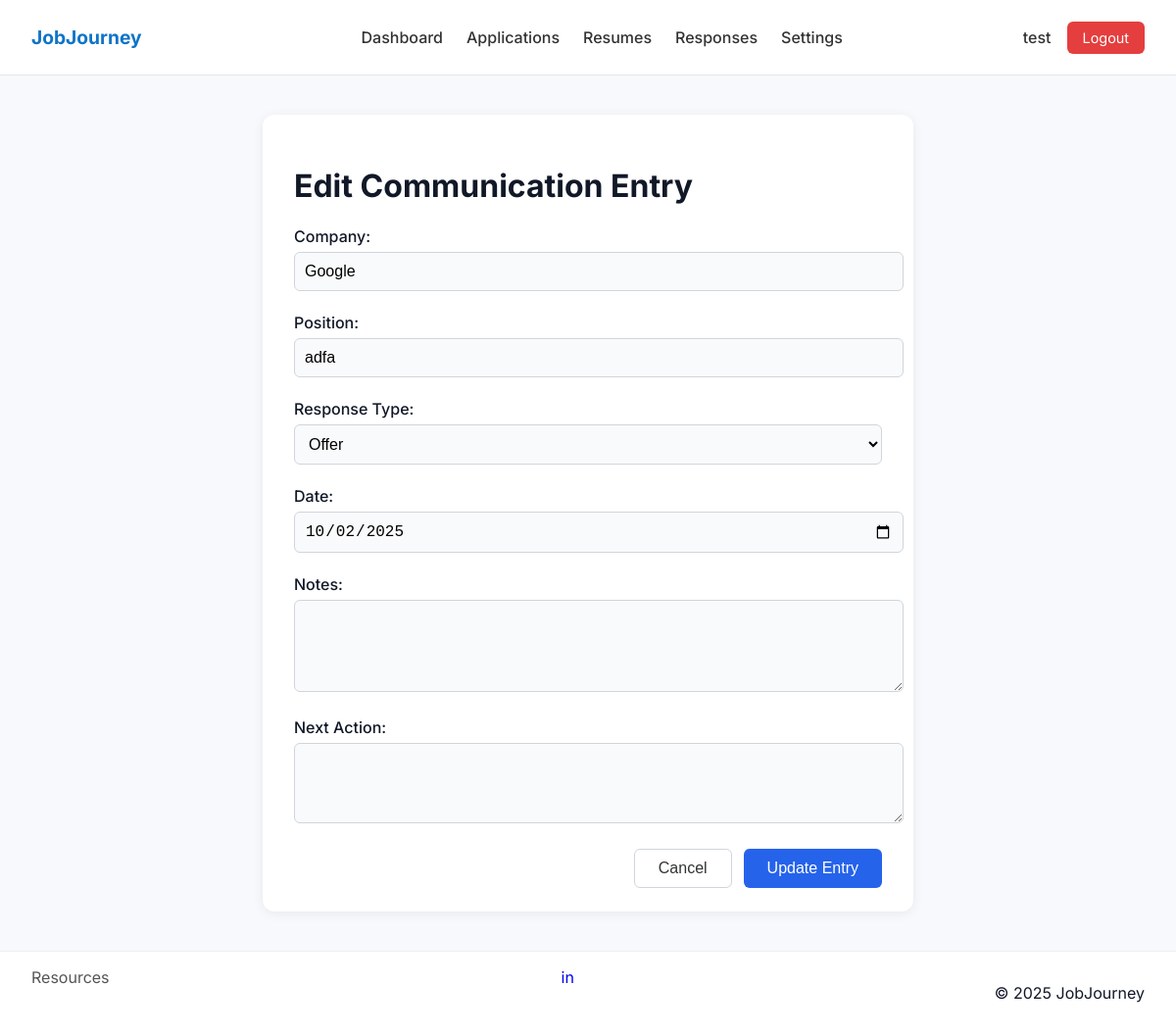
/responses/edit/4/ (signed in), run on the app's committed database.
### resume_app/models.py (models this page shows, shortened)
class Response(models.Model):
    user = models.ForeignKey(User, on_delete=models.CASCADE, related_name='responses')
    job_application = models.ForeignKey(JobApplication, on_delete=models.CASCADE, related_name='responses', null=True, blank=True)
    company = models.CharField(max_length=255)
    position = models.CharField(max_length=255)
    response_type = models.CharField(max_length=50, choices=[
        ("Interview", "Interview"),
        ("Offer", "Offer"),
        ("Rejection", "Rejection"),
        ("Follow-up", "Follow-up"),
        ("Other", "Other"),
    ])
    date = models.DateField()
    notes = models.TextField(blank=True, null=True)
    next_action = models.TextField(blank=True, null=True)
    created_at = models.DateTimeField(auto_now_add=True)

### resume_app/views.py (the view, shortened to what this page needs)
# urls.py: path("responses/edit/<int:response_id>/", views.edit_response, name="edit_response"),
@login_required
def edit_response(request, response_id):
    response_obj = get_object_or_404(Response, id=response_id, user=request.user)
    return render(request, "edit_response.html", {"response": response_obj})

### resume_app/templates/edit_response.html (shortened to what this page needs)
{% extends "base.html" %}
{% block content %}
<div class="centered-card">
<h1>Edit Communication Entry</h1>
<form method="post" class="form">
    <div class="form-group">
        <label for="company">Company:</label>
        <input type="text" id="company" name="company" value="{{ response.company }}" required>
    </div>
    <div class="form-group">
        <label for="position">Position:</label>
        <input type="text" id="position" name="position" value="{{ response.position }}" required>
    </div>
    <div class="form-group">
        <label for="response_type">Response Type:</label>
        <select id="response_type" name="response_type" required>
            <option value="Offer" {% if response.response_type == "Offer" %}selected{% endif %}>Offer</option>
        </select>
    </div>
    <div class="form-group">
        <label for="date">Date:</label>
        <input type="date" id="date" name="date" value="{{ response.date|date:'Y-m-d' }}" required>
    </div>
    <div class="form-group">
        <label for="notes">Notes:</label>
        <textarea id="notes" name="notes" rows="4">{{ response.notes }}</textarea>
    </div>
    <div class="form-group">
        <label for="next_action">Next Action:</label>
        <textarea id="next_action" name="next_action" rows="3">{{ response.next_action }}</textarea>
    </div>
    <div class="form-actions">
        <button onclick="window.history.back()" class="btn btn-cancel">Cancel</button>
        <button type="submit" class="btn btn-save">Update Entry</button>
    </div>
</form>
</div>
{% endblock %}

### resume_app/templates/base.html (shortened to what this page needs)
{% load static %}
<!DOCTYPE html>
<html lang="en">
  <head>
    <link rel="stylesheet" href="{% static 'style.css' %}" />
    <link rel="stylesheet" href="{% static 'resumes.css'%}" />
  </head>
  <body>
    <nav class="navbar">
      <div class="logo">JobJourney</div>
      <ul class="nav-links">
        <li><a href="{% url 'home' %}">Dashboard</a></li>
        <li><a href="{% url 'applications' %}">Applications</a></li>
        <li><a href="{% url 'resumes' %}">Resumes</a></li>
        <li><a href="{% url 'responses' %}">Responses</a></li>
        <li><a href="{% url 'settings' %}">Settings</a></li>
      </ul>
      <div class="profile">
        {% if user.is_authenticated %}
        <div class="user-menu">
          <span class="user-name"
            >{{ user.first_name|default:user.username }}</span
          >
          <a href="{% url 'logout' %}" class="logout-btn">Logout</a>
        </div>
        {% else %}
        <div class="auth-buttons">
          <a href="{% url 'login' %}" class="btn-nav">Login</a>
          <a href="{% url 'register' %}" class="btn-nav">Sign Up</a>
        </div>
        {% endif %}
      </div>
    </nav>
    <main class="container">{% block content %}{% endblock %}</main>
    <footer>
      <div class="footer-links">
        <a href="#">Resources</a>
      </div>
      <div class="footer-icons">
        <a href="#">in</a>
      </div>
      <p class="footer-copy">&copy; 2025 JobJourney</p>
    </footer>
  </body>
</html>

### resume_app/static/style.css (style rules this page uses)
body { margin: 0; font-family: "Inter", sans-serif; background: #f8f9fc; color: #333; }
.navbar { display: flex; justify-content: space-between; align-items: center; padding: 1rem 2rem; background: #fff; border-bottom: 1px solid #eee; }
.logo { font-weight: 700; font-size: 1.2rem; color: #2a6df4; }
.nav-links { list-style: none; display: flex; gap: 1.5rem; }
.nav-links a { text-decoration: none; color: #333; font-weight: 500; }
.profile { display: flex; align-items: center; }
.user-menu { display: flex; align-items: center; gap: 1rem; }
.user-name { font-weight: 500; color: #333; }
.logout-btn { background: #e53e3e; color: white; padding: 0.5rem 1rem; border-radius: 6px; text-decoration: none; font-size: 0.9rem; transition: background-color 0.3s ease; }
footer { display: flex; justify-content: space-between; padding: 1rem 2rem; background: #fff; border-top: 1px solid #eee; }
.footer-links a { margin-right: 1rem; text-decoration: none; color: #555; }
.footer-icons a { margin-left: 1rem; text-decoration: none; }
html, body { height: 100%; }
body { display: flex; flex-direction: column; }
main { flex: 1; }
footer { margin-top: auto; }

### resume_app/static/resumes.css (style rules this page uses)
body { margin: 0; font-family: 'Inter', sans-serif; background: #f8f9fc; color: #111827; }
.navbar { display: flex; justify-content: space-between; align-items: center; background: #fff; border-bottom: 1px solid #e5e7eb; padding: 0.75rem 2rem; }
.navbar .logo { font-weight: 700; font-size: 1.2rem; color: #0f74c7; }

### resume_app/templates/edit_response.html (style rules this page uses)
.centered-card { max-width: 600px; margin: 40px auto; background: #fff; border-radius: 12px; box-shadow: 0 2px 12px rgba(0, 0, 0, 0.07); padding: 32px 32px 24px 32px; }
.form-group { margin-bottom: 20px; }
label { display: block; margin-bottom: 6px; font-weight: 500; }
input[type="text"], input[type="url"], input[type="date"], textarea, select { width: 100%; padding: 10px; border: 1px solid #d1d5db; border-radius: 6px; font-size: 1rem; background: #f9fafb; margin-bottom: 2px; }
textarea { min-height: 60px; resize: vertical; }
.form-actions { display: flex; justify-content: flex-end; gap: 12px; margin-top: 18px; }
.btn { padding: 10px 24px; border: none; border-radius: 6px; font-size: 1rem; cursor: pointer; font-weight: 500; }
.btn-cancel { background: #fff; color: #333; border: 1px solid #d1d5db; }
.btn-save { background: #2563eb; color: #fff; }

### data on the page
Response: company "Google", position "adfa", response_type "Offer", date "10/02/2025"

### other printed values
{{ user.first_name|default:user.username }} "test"
